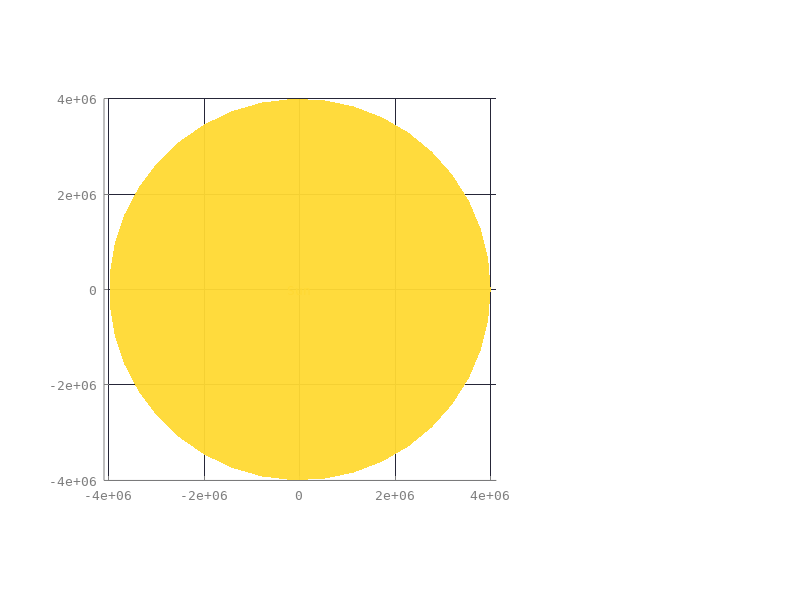

Here is the MATLAB script that generated this plot: (Note: this script raises an error after producing the figure.)
%% ============================================================
%  PATCHED CONIC INTERPLANETARY TRAJECTORY: EARTH TO MARS
%  Three-phase model:
%    Phase 1 — Hyperbolic escape from Earth
%    Phase 2 — Heliocentric transfer ellipse (Lambert / Hohmann)
%    Phase 3 — Hyperbolic capture at Mars
%
%  The "patched conic" method stitches these three conics together
%  at the sphere of influence (SOI) boundaries of each planet.
%  Inside a planet's SOI, only that planet's gravity matters.
%  Outside both SOIs, only the Sun's gravity matters.
%
%  Tools: MATLAB | Author: [Your Name]
%% ============================================================

clc; clear; close all;

%% ============================================================
%  SECTION 1: CONSTANTS & PLANETARY DATA
%% ============================================================

% Gravitational parameters (km^3/s^2)
mu_sun   = 1.327e11;    % Sun
mu_earth = 3.986e5;     % Earth
mu_mars  = 4.283e4;     % Mars

% Planet radii (km)
R_earth  = 6378;
R_mars   = 3396;

% Semi-major axes of planetary orbits (km) — circular approximation
a_earth  = 1.496e8;     % 1 AU
a_mars   = 2.279e8;     % 1.524 AU

% Sphere of influence radii (km)
% SOI = a_planet * (m_planet/m_sun)^(2/5)
SOI_earth = 9.25e5;     % ~925,000 km
SOI_mars  = 5.77e5;     % ~577,000 km

% Circular orbital velocities (km/s)
v_earth  = sqrt(mu_sun / a_earth);   % ~29.78 km/s
v_mars   = sqrt(mu_sun / a_mars);    % ~24.13 km/s

% Parking orbit altitudes (km above surface)
h_park_earth = 200;
h_park_mars  = 300;

r_park_earth = R_earth + h_park_earth;
r_park_mars  = R_mars  + h_park_mars;

% Parking orbit velocities (km/s)
v_park_earth = sqrt(mu_earth / r_park_earth);
v_park_mars  = sqrt(mu_mars  / r_park_mars);

%% ============================================================
%  SECTION 2: HELIOCENTRIC TRANSFER ELLIPSE (Hohmann)
%  Minimum-energy transfer between Earth and Mars orbits
%  This is the spine of the patched conic trajectory
%% ============================================================

a_transfer   = (a_earth + a_mars) / 2;  % semi-major axis of transfer ellipse
e_transfer   = (a_mars - a_earth) / (a_mars + a_earth);  % eccentricity

% Velocities at perihelion (Earth) and aphelion (Mars) of transfer ellipse
v_trans_peri = sqrt(mu_sun * (2/a_earth - 1/a_transfer));  % at Earth SOI exit
v_trans_aph  = sqrt(mu_sun * (2/a_mars  - 1/a_transfer));  % at Mars SOI entry

% Heliocentric velocity excess at each planet
v_inf_earth  = v_trans_peri - v_earth;  % hyperbolic excess at Earth (km/s)
v_inf_mars   = v_mars - v_trans_aph;    % hyperbolic excess at Mars  (km/s)

% Transfer time (half-period of transfer ellipse)
T_transfer   = pi * sqrt(a_transfer^3 / mu_sun);  % seconds
T_days       = T_transfer / 86400;                % days

%% ============================================================
%  SECTION 3: PHASE 1 — HYPERBOLIC ESCAPE FROM EARTH
%  The spacecraft leaves its parking orbit with a delta-V burn,
%  achieving v_inf relative to Earth, and exits Earth's SOI
%  on a hyperbolic trajectory
%% ============================================================

% Hyperbolic excess speed relative to Earth
C3_earth     = v_inf_earth^2;   % characteristic energy (km^2/s^2)

% Velocity at periapsis of departure hyperbola (at parking orbit radius)
v_hyp_earth  = sqrt(C3_earth + 2*mu_earth/r_park_earth);

% Delta-V for Trans-Mars Injection (TMI) burn
dv_TMI       = v_hyp_earth - v_park_earth;

% Hyperbola parameters at Earth
a_hyp_earth  = -mu_earth / C3_earth;           % negative (hyperbola)
e_hyp_earth  =  1 + r_park_earth / abs(a_hyp_earth);

% Generate departure hyperbola trajectory
% True anomaly range: from periapsis to SOI boundary
nu_SOI_earth = acos((a_hyp_earth*(1-e_hyp_earth^2)/SOI_earth - 1) / e_hyp_earth);
nu_e         = linspace(0, nu_SOI_earth * 0.92, 300);
r_hyp_e      = a_hyp_earth*(1-e_hyp_earth^2) ./ (1 + e_hyp_earth*cos(nu_e));
r_hyp_e      = abs(r_hyp_e);

x_hyp_e      = r_hyp_e .* cos(nu_e);
y_hyp_e      = r_hyp_e .* sin(nu_e);

%% ============================================================
%  SECTION 4: PHASE 3 — HYPERBOLIC CAPTURE AT MARS
%  Spacecraft arrives at Mars SOI with v_inf, fires retro burn
%  to slow into a capture orbit (Mars Orbit Insertion, MOI)
%% ============================================================

C3_mars      = v_inf_mars^2;
v_hyp_mars   = sqrt(C3_mars + 2*mu_mars/r_park_mars);
dv_MOI       = v_hyp_mars - v_park_mars;

% Hyperbola parameters at Mars
a_hyp_mars   = -mu_mars / C3_mars;
e_hyp_mars   =  1 + r_park_mars / abs(a_hyp_mars);

% Generate arrival hyperbola (approach from SOI to periapsis)
nu_SOI_mars  = acos((a_hyp_mars*(1-e_hyp_mars^2)/SOI_mars - 1) / e_hyp_mars);
nu_m         = linspace(nu_SOI_mars * 0.92, 0, 300);
r_hyp_m      = a_hyp_mars*(1-e_hyp_mars^2) ./ (1 + e_hyp_mars*cos(nu_m));
r_hyp_m      = abs(r_hyp_m);

x_hyp_m      = r_hyp_m .* cos(nu_m);
y_hyp_m      = r_hyp_m .* sin(nu_m);

%% ============================================================
%  SECTION 5: HELIOCENTRIC TRAJECTORIES
%  Numerical propagation of transfer ellipse using ode45
%  Two-body equations: d²r/dt² = -mu/|r|³ * r
%% ============================================================

% Initial state on transfer ellipse at Earth's position
% Spacecraft at perihelion: position = [a_earth, 0], velocity = [0, v_trans_peri]
state0 = [a_earth; 0; 0; v_trans_peri];   % [x, y, vx, vy] in km, km/s

ode_2body = @(t, s) [s(3); s(4);
                     -mu_sun*s(1)/(s(1)^2+s(2)^2)^1.5;
                     -mu_sun*s(2)/(s(1)^2+s(2)^2)^1.5];

opts = odeset('RelTol',1e-10,'AbsTol',1e-10);
[t_traj, S_traj] = ode45(ode_2body, [0 T_transfer], state0, opts);

x_trans = S_traj(:,1);
y_trans = S_traj(:,2);

% Earth's full orbit
theta_full = linspace(0, 2*pi, 500);
x_earth_orb = a_earth * cos(theta_full);
y_earth_orb = a_earth * sin(theta_full);

% Mars's full orbit
x_mars_orb  = a_mars * cos(theta_full);
y_mars_orb  = a_mars * sin(theta_full);

% Mars position at arrival (rotated by pi from Earth departure)
mars_arrival_angle = pi;   % at aphelion of transfer ellipse
x_mars_arr = a_mars * cos(mars_arrival_angle);
y_mars_arr = a_mars * sin(mars_arrival_angle);

%% ============================================================
%  SECTION 6: RESULTS
%% ============================================================

total_dv = abs(dv_TMI) + abs(dv_MOI);

fprintf('\n=====================================================\n');
fprintf('   PATCHED CONIC: EARTH TO MARS TRAJECTORY\n');
fprintf('=====================================================\n');
fprintf('HELIOCENTRIC TRANSFER\n');
fprintf('  Transfer semi-major axis:  %.3e km\n',  a_transfer);
fprintf('  Transfer eccentricity:     %.4f\n',      e_transfer);
fprintf('  Transfer time:             %.1f days\n', T_days);
fprintf('  v at Earth (perihelion):   %.4f km/s\n', v_trans_peri);
fprintf('  v at Mars  (aphelion):     %.4f km/s\n', v_trans_aph);
fprintf('-----------------------------------------------------\n');
fprintf('EARTH DEPARTURE (Phase 1)\n');
fprintf('  Parking orbit altitude:    %d km\n',     h_park_earth);
fprintf('  Parking orbit velocity:    %.4f km/s\n', v_park_earth);
fprintf('  v_inf (hyperbolic excess): %.4f km/s\n', v_inf_earth);
fprintf('  C3 (characteristic nrgy): %.4f km2/s2\n',C3_earth);
fprintf('  Delta-V (TMI burn):        %.4f km/s\n', dv_TMI);
fprintf('-----------------------------------------------------\n');
fprintf('MARS ARRIVAL (Phase 3)\n');
fprintf('  Capture orbit altitude:    %d km\n',     h_park_mars);
fprintf('  v_inf at Mars SOI:         %.4f km/s\n', v_inf_mars);
fprintf('  Delta-V (MOI burn):        %.4f km/s\n', dv_MOI);
fprintf('-----------------------------------------------------\n');
fprintf('TOTAL MISSION Delta-V:       %.4f km/s\n', total_dv);
fprintf('=====================================================\n\n');

%% ============================================================
%  SECTION 7: 3D PLOTS — SINGLE FIGURE
%% ============================================================

ax_bg  = [0.07 0.07 0.12];
col_e  = [0.3  0.6  1.0];
col_m  = [1.0  0.45 0.2];
col_sun= [1.0  0.85 0.2];
col_hy = [0.4  1.0  0.6];
col_bv = [1.0  1.0  0.2];

theta_circ = linspace(0, 2*pi, 200);
inc_mars   = deg2rad(1.85);

sphere_fn = @(R, xc, yc, zc) deal(...
    xc + R*sin(linspace(0,pi,40)') * cos(linspace(0,2*pi,40)), ...
    yc + R*sin(linspace(0,pi,40)') * sin(linspace(0,2*pi,40)), ...
    zc + R*cos(linspace(0,pi,40)') * ones(1,40));

fig = figure('Name','Patched Conic — Earth to Mars', ...
             'Color',[0.04 0.04 0.08], ...
             'Position',[60 40 1400 820]);

%% ============================================================
%  LEFT (large): Heliocentric 3D view
%% ============================================================
ax1 = subplot(1,3,[1 2]);
set(ax1,'Color',ax_bg,...
    'XColor',[0.5 0.5 0.5],'YColor',[0.5 0.5 0.5],'ZColor',[0.5 0.5 0.5],...
    'GridColor',[0.15 0.15 0.22],'GridAlpha',1,...
    'XGrid','on','YGrid','on','ZGrid','on',...
    'FontSize',9,'FontName','Consolas');
hold on; axis equal;

% Sun
[xs,ys,zs] = sphere_fn(0.04e8, 0, 0, 0);
surf(xs,ys,zs,'FaceColor',col_sun,'EdgeColor','none','FaceAlpha',0.95);
text(0,0,0.07e8,'Sun','Color',col_sun,'FontSize',9,...
     'HorizontalAlignment','center','FontName','Consolas');

% Orbit rings
plot3(x_earth_orb, y_earth_orb, zeros(size(x_earth_orb)),...
      '--','Color',[col_e 0.35],'LineWidth',0.8);
z_mars_orb = a_mars*sin(inc_mars)*sin(theta_full);
plot3(x_mars_orb, y_mars_orb, z_mars_orb,...
      '--','Color',[col_m 0.35],'LineWidth',0.8);

% Transfer trajectory colored by time
n_seg = length(x_trans)-1;
cmap  = cool(n_seg);
z_trans_line = linspace(0, a_mars*sin(inc_mars)*sin(pi), length(x_trans));
for k = 1:n_seg
    plot3(x_trans(k:k+1), y_trans(k:k+1), z_trans_line(k:k+1),...
          '-','Color',cmap(k,:),'LineWidth',2.5);
end

% Earth sphere
[xe,ye,ze] = sphere_fn(0.025e8, a_earth, 0, 0);
surf(xe,ye,ze,'FaceColor',col_e,'EdgeColor','none','FaceAlpha',0.85);
text(a_earth, 0.12e8, 0.05e8,'Earth','Color',col_e,'FontSize',9,'FontName','Consolas');

% Mars sphere
z_mars_a = a_mars*sin(inc_mars)*sin(mars_arrival_angle);
[xm,ym,zm] = sphere_fn(0.018e8, x_mars_arr, y_mars_arr, z_mars_a);
surf(xm,ym,zm,'FaceColor',col_m,'EdgeColor','none','FaceAlpha',0.85);
text(x_mars_arr-0.08e8, y_mars_arr, z_mars_a+0.07e8,'Mars','Color',col_m,...
     'FontSize',9,'FontName','Consolas');

% Burn markers
scatter3(a_earth, 0, 0, 120, col_bv,'filled','MarkerEdgeColor','w','LineWidth',1);
scatter3(x_mars_arr, y_mars_arr, z_mars_a, 120, col_bv,'filled','MarkerEdgeColor','w','LineWidth',1);
text(a_earth+0.05e8,-0.12e8,0.02e8,sprintf('\\DeltaV_1=%.2f km/s',dv_TMI),...
     'Color',col_bv,'FontSize',8,'FontName','Consolas');
text(x_mars_arr-0.22e8,y_mars_arr,z_mars_a+0.05e8,sprintf('\\DeltaV_2=%.2f km/s',dv_MOI),...
     'Color',col_bv,'FontSize',8,'FontName','Consolas');

% Drop lines to ecliptic for depth
plot3([a_earth a_earth],[0 0],[0 0],'--','Color',[col_e 0.25],'LineWidth',0.6);
plot3([x_mars_arr x_mars_arr],[y_mars_arr y_mars_arr],[0 z_mars_a],...
      '--','Color',[col_m 0.25],'LineWidth',0.6);

colormap(ax1, cool);
cb1 = colorbar(ax1);
cb1.Ticks=[0 1]; cb1.TickLabels={'Departure','Arrival'};
cb1.Color=[0.6 0.6 0.6];
cb1.Label.String=sprintf('TOF  (%.0f days)',T_days);
cb1.Label.Color=[0.6 0.6 0.6]; cb1.Label.FontName='Consolas';
xlabel('X (km)','FontName','Consolas');
ylabel('Y (km)','FontName','Consolas');
zlabel('Z (km)','FontName','Consolas');
view(-38, 22);
title('Heliocentric transfer','Color','w','FontSize',11,'FontName','Consolas');

%% ============================================================
%  TOP RIGHT: Earth departure hyperbola
%% ============================================================
ax2 = subplot(2,3,3);
set(ax2,'Color',ax_bg,...
    'XColor',[0.5 0.5 0.5],'YColor',[0.5 0.5 0.5],'ZColor',[0.5 0.5 0.5],...
    'GridColor',[0.15 0.15 0.22],'GridAlpha',1,...
    'XGrid','on','YGrid','on','ZGrid','on',...
    'FontSize',8,'FontName','Consolas');
hold on; axis equal;

[xe2,ye2,ze2] = sphere_fn(R_earth, 0, 0, 0);
surf(xe2,ye2,ze2,'FaceColor',col_e,'EdgeColor','none','FaceAlpha',0.8);
[xa,ya,za_atm] = sphere_fn(R_earth*1.05, 0, 0, 0);
surf(xa,ya,za_atm,'FaceColor',col_e,'EdgeColor','none','FaceAlpha',0.07);

plot3(r_park_earth*cos(theta_circ), r_park_earth*sin(theta_circ),...
      zeros(size(theta_circ)),'--','Color',[col_e 0.6],'LineWidth',1);
plot3(SOI_earth*cos(theta_circ), SOI_earth*sin(theta_circ),...
      zeros(size(theta_circ)),':','Color',[0.5 0.5 0.5 0.6],'LineWidth',0.7);
text(SOI_earth*0.65,SOI_earth*0.65,SOI_earth*0.05,'SOI',...
     'Color',[0.5 0.5 0.5],'FontSize',7,'FontName','Consolas');

z_hyp_e = linspace(0, SOI_earth*0.18, length(x_hyp_e));
plot3(x_hyp_e, y_hyp_e, z_hyp_e,'Color',col_hy,'LineWidth',2);

scatter3(r_park_earth,0,0,80,col_bv,'filled','MarkerEdgeColor','w');
text(r_park_earth*1.1,r_park_earth*0.5,r_park_earth*0.2,...
     sprintf('TMI  \\DeltaV=%.2f',dv_TMI),...
     'Color',col_bv,'FontSize',7,'FontName','Consolas');

quiver3(x_hyp_e(end),y_hyp_e(end),z_hyp_e(end),...
        cos(nu_SOI_earth*0.85)*SOI_earth*0.15,...
        sin(nu_SOI_earth*0.85)*SOI_earth*0.15,...
        SOI_earth*0.07,0,'Color',col_sun,'LineWidth',1.5,'MaxHeadSize',0.7);
text(x_hyp_e(end),y_hyp_e(end)*1.1,z_hyp_e(end)+SOI_earth*0.09,...
     sprintf('v_{\\infty}=%.2f km/s',v_inf_earth),...
     'Color',col_sun,'FontSize',7,'FontName','Consolas');

view(-42,20);
xlabel('km','FontName','Consolas'); ylabel('km','FontName','Consolas');
zlabel('km','FontName','Consolas');
title('Phase 1 — Earth departure','Color','w','FontSize',10,'FontName','Consolas');

%% ============================================================
%  BOTTOM RIGHT: Mars arrival hyperbola
%% ============================================================
ax3 = subplot(2,3,6);
set(ax3,'Color',ax_bg,...
    'XColor',[0.5 0.5 0.5],'YColor',[0.5 0.5 0.5],'ZColor',[0.5 0.5 0.5],...
    'GridColor',[0.15 0.15 0.22],'GridAlpha',1,...
    'XGrid','on','YGrid','on','ZGrid','on',...
    'FontSize',8,'FontName','Consolas');
hold on; axis equal;

[xm3,ym3,zm3] = sphere_fn(R_mars, 0, 0, 0);
surf(xm3,ym3,zm3,'FaceColor',col_m,'EdgeColor','none','FaceAlpha',0.85);

plot3(r_park_mars*cos(theta_circ), r_park_mars*sin(theta_circ),...
      zeros(size(theta_circ)),'--','Color',[col_m 0.6],'LineWidth',1);
plot3(SOI_mars*cos(theta_circ), SOI_mars*sin(theta_circ),...
      zeros(size(theta_circ)),':','Color',[0.5 0.5 0.5 0.6],'LineWidth',0.7);
text(SOI_mars*0.62,SOI_mars*0.62,SOI_mars*0.05,'SOI',...
     'Color',[0.5 0.5 0.5],'FontSize',7,'FontName','Consolas');

z_hyp_m = linspace(SOI_mars*0.18, 0, length(x_hyp_m));
plot3(x_hyp_m, y_hyp_m, z_hyp_m,'Color',col_hy,'LineWidth',2);

scatter3(r_park_mars,0,0,80,col_bv,'filled','MarkerEdgeColor','w');
text(r_park_mars*1.1,r_park_mars*0.5,r_park_mars*0.2,...
     sprintf('MOI  \\DeltaV=%.2f',dv_MOI),...
     'Color',col_bv,'FontSize',7,'FontName','Consolas');

quiver3(x_hyp_m(1),y_hyp_m(1),z_hyp_m(1),...
        -cos(nu_SOI_mars*0.85)*SOI_mars*0.15,...
        -sin(nu_SOI_mars*0.85)*SOI_mars*0.15,...
        -SOI_mars*0.07,0,'Color',col_sun,'LineWidth',1.5,'MaxHeadSize',0.7);
text(x_hyp_m(1)*0.72,y_hyp_m(1)*1.1,z_hyp_m(1)+SOI_mars*0.07,...
     sprintf('v_{\\infty}=%.2f km/s',v_inf_mars),...
     'Color',col_sun,'FontSize',7,'FontName','Consolas');

view(-42,20);
xlabel('km','FontName','Consolas'); ylabel('km','FontName','Consolas');
zlabel('km','FontName','Consolas');
title('Phase 3 — Mars arrival','Color','w','FontSize',10,'FontName','Consolas');

sgtitle(sprintf('Patched Conic  |  Earth \\rightarrow Mars  |  \\DeltaV_{total} = %.3f km/s  |  TOF = %.0f days',...
        total_dv, T_days),...
        'Color','w','FontSize',13,'FontWeight','bold','FontName','Consolas');
